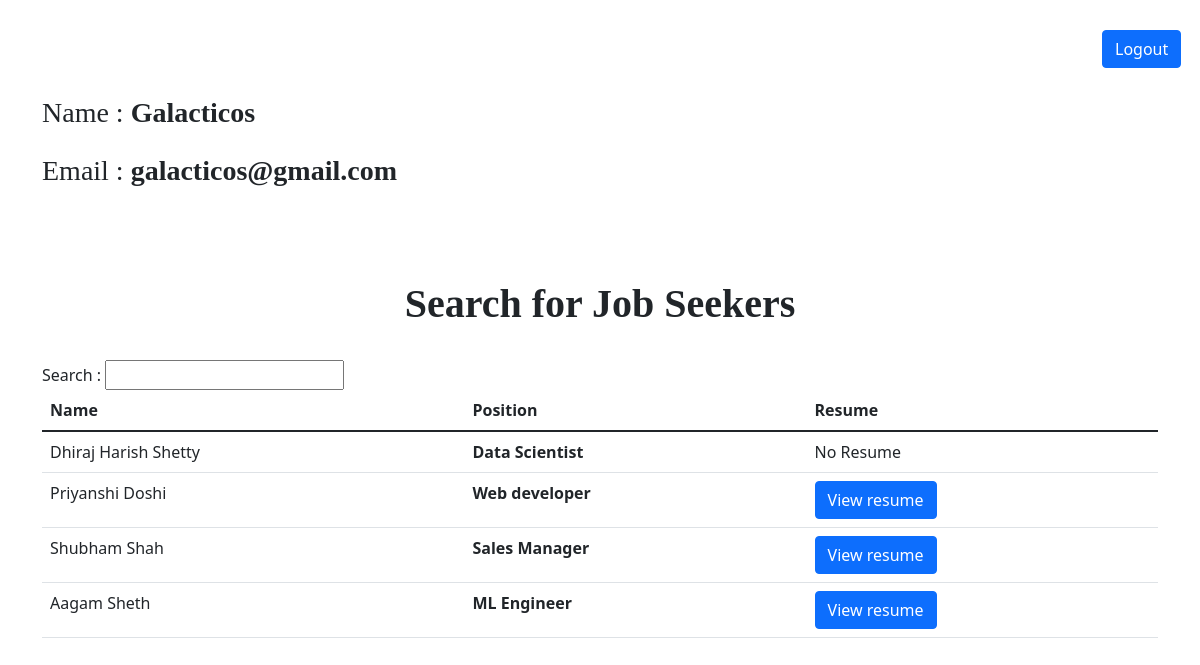
The app's page /companyprofile (signed in), older data.
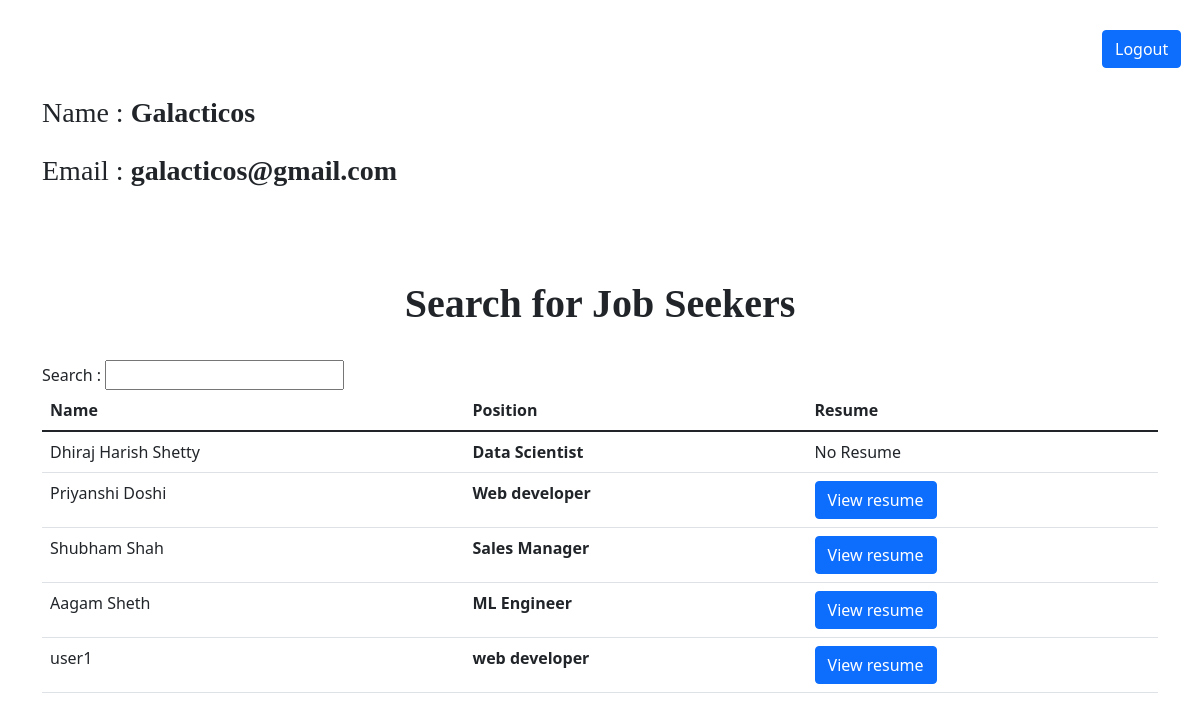
The same page, newer data.
### app.py (models this page shows)
class Company(db.Model):
    sno = db.Column(db.Integer, primary_key=True)
    name = db.Column(db.String(200), nullable=False)
    username = db.Column(db.String(200), unique=True)
    password = db.Column(db.String(200), nullable=False)

class User(db.Model):
    sno = db.Column(db.Integer, primary_key=True)
    name = db.Column(db.String(200), nullable=False)
    username = db.Column(db.String(200), unique=True)
    password = db.Column(db.String(200), nullable=False)
    resume = db.Column(db.String(200), nullable=True)
    position = db.Column(db.String(200), nullable=True)

### app.py (the view)
@app.route("/companyprofile")
def companyprofile():
    if 'company' in session:
        username = session['company']
        user = Company.query.filter_by(username=username).first()
        jobsearchers = User.query.all()
        return render_template('companyprofile.html', user=user, jobsearchers=jobsearchers)
    return redirect(url_for('companylogin'))

### templates/companyprofile.html (shortened to what this page needs)
<!DOCTYPE html>
<html lang="en">
  <head>
    <link
      href="https://cdn.jsdelivr.net/npm/bootstrap@5.1.1/dist/css/bootstrap.min.css"
      rel="stylesheet"
    />
  </head>
  <body>
    <div class="container">
      <div style="padding-left: 1060px; padding-top: 30px">
        <a class="btn btn-primary" href="/logoutcompany">Logout</a>
      </div>
      <br />
      <p style="font-size: 28px; font-family: serif, georgia">
        Name : <b>{{user.name}}</b>
      </p>
      <p style="font-size: 28px; font-family: serif, georgia">
        Email : <b>{{user.username}}</b>
      </p>
    </div>
    <br /><br /><br />
    <div class="container">
      <h1
        class="text-center"
        style="font-family: serif, georgia; font-weight: bold"
      >
        Search for Job Seekers
      </h1>
      <br />
      Search : <input type="text" name="text" id="myInput" />
      <table class="table">
        <thead>
          <tr>
            <th>Name</th>
            <th>Position</th>
            <th>Resume</th>
          </tr>
        </thead>
        <tbody id="myTable">
          {% for i in jobsearchers %}
          <tr>
            <td>{{i.name}}</td>
            <td style="font-weight: bold">{{i.position}}</td>
            <td>
              {% if i.resume %}
              <a
                href="static/resumes/{{i.resume}}"
                class="btn btn-primary"
                target="__blank"
              >
                View resume
              </a>
              {% else %} No Resume {% endif %}
            </td>
          </tr>
          {% endfor %}
        </tbody>
      </table>
    </div>
  </body>
</html>

Row changes from the older to the newer data that the page shows:
added User: name "user1", position "web developer"
